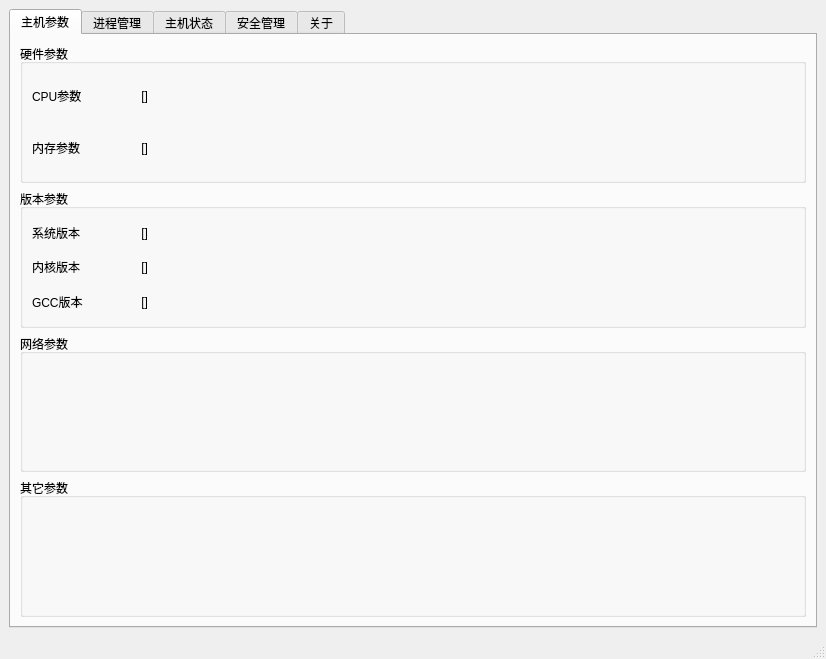
<?xml version="1.0" encoding="UTF-8"?>
<ui version="4.0">
 <class>LinuxSecOS</class>
 <widget class="QMainWindow" name="LinuxSecOS">
  <property name="geometry">
   <rect>
    <x>0</x>
    <y>0</y>
    <width>826</width>
    <height>659</height>
   </rect>
  </property>
  <property name="windowTitle">
   <string>LinuxSecOS</string>
  </property>
  <widget class="QWidget" name="centralwidget">
   <layout class="QGridLayout" name="gridLayout">
    <item row="0" column="0">
     <widget class="QTabWidget" name="tabWidget">
      <property name="currentIndex">
       <number>0</number>
      </property>
      <widget class="QWidget" name="tab_host">
       <attribute name="title">
        <string>主机参数</string>
       </attribute>
       <layout class="QGridLayout" name="gridLayout_2">
        <item row="2" column="0">
         <widget class="QGroupBox" name="gb_network">
          <property name="title">
           <string>网络参数</string>
          </property>
         </widget>
        </item>
        <item row="3" column="0">
         <widget class="QGroupBox" name="gb_others">
          <property name="title">
           <string>其它参数</string>
          </property>
         </widget>
        </item>
        <item row="1" column="0">
         <widget class="QGroupBox" name="gb_version">
          <property name="title">
           <string>版本参数</string>
          </property>
          <layout class="QGridLayout" name="gridLayout_9">
           <item row="0" column="0">
            <layout class="QVBoxLayout" name="verticalLayout_6">
             <item>
              <layout class="QHBoxLayout" name="horizontalLayout_4">
               <item>
                <widget class="QLabel" name="label_17">
                 <property name="maximumSize">
                  <size>
                   <width>100</width>
                   <height>16777215</height>
                  </size>
                 </property>
                 <property name="text">
                  <string>系统版本</string>
                 </property>
                </widget>
               </item>
               <item>
                <widget class="QLabel" name="label_os">
                 <property name="text">
                  <string> []</string>
                 </property>
                </widget>
               </item>
              </layout>
             </item>
             <item>
              <layout class="QHBoxLayout" name="horizontalLayout_6">
               <item>
                <widget class="QLabel" name="label_19">
                 <property name="maximumSize">
                  <size>
                   <width>100</width>
                   <height>16777215</height>
                  </size>
                 </property>
                 <property name="text">
                  <string>内核版本</string>
                 </property>
                </widget>
               </item>
               <item>
                <widget class="QLabel" name="label_kernel">
                 <property name="text">
                  <string> []</string>
                 </property>
                </widget>
               </item>
              </layout>
             </item>
             <item>
              <layout class="QHBoxLayout" name="horizontalLayout_12">
               <item>
                <widget class="QLabel" name="label_22">
                 <property name="maximumSize">
                  <size>
                   <width>100</width>
                   <height>16777215</height>
                  </size>
                 </property>
                 <property name="text">
                  <string>GCC版本</string>
                 </property>
                </widget>
               </item>
               <item>
                <widget class="QLabel" name="label_gcc">
                 <property name="text">
                  <string> []</string>
                 </property>
                </widget>
               </item>
              </layout>
             </item>
            </layout>
           </item>
          </layout>
         </widget>
        </item>
        <item row="0" column="0">
         <widget class="QGroupBox" name="gb_hardware">
          <property name="title">
           <string>硬件参数</string>
          </property>
          <layout class="QGridLayout" name="gridLayout_3">
           <item row="0" column="0">
            <layout class="QVBoxLayout" name="verticalLayout">
             <item>
              <layout class="QHBoxLayout" name="horizontalLayout_3">
               <item>
                <widget class="QLabel" name="label_cpu">
                 <property name="maximumSize">
                  <size>
                   <width>100</width>
                   <height>16777215</height>
                  </size>
                 </property>
                 <property name="text">
                  <string>CPU参数</string>
                 </property>
                </widget>
               </item>
               <item>
                <widget class="QLabel" name="label_cpu_info">
                 <property name="text">
                  <string> []</string>
                 </property>
                </widget>
               </item>
              </layout>
             </item>
             <item>
              <layout class="QHBoxLayout" name="horizontalLayout_5">
               <item>
                <widget class="QLabel" name="label_ram">
                 <property name="maximumSize">
                  <size>
                   <width>100</width>
                   <height>16777215</height>
                  </size>
                 </property>
                 <property name="text">
                  <string>内存参数</string>
                 </property>
                </widget>
               </item>
               <item>
                <widget class="QLabel" name="label_ram_info">
                 <property name="text">
                  <string> []</string>
                 </property>
                </widget>
               </item>
              </layout>
             </item>
            </layout>
           </item>
          </layout>
         </widget>
        </item>
       </layout>
      </widget>
      <widget class="QWidget" name="tab_process">
       <attribute name="title">
        <string>进程管理</string>
       </attribute>
       <layout class="QGridLayout" name="gridLayout_4">
        <item row="0" column="0">
         <widget class="QTableView" name="tableView"/>
        </item>
        <item row="1" column="0">
         <layout class="QHBoxLayout" name="horizontalLayout_7">
          <item>
           <spacer name="horizontalSpacer_5">
            <property name="orientation">
             <enum>Qt::Horizontal</enum>
            </property>
            <property name="sizeHint" stdset="0">
             <size>
              <width>40</width>
              <height>20</height>
             </size>
            </property>
           </spacer>
          </item>
          <item>
           <widget class="QLabel" name="label_pro_total">
            <property name="text">
             <string>总进程数  </string>
            </property>
           </widget>
          </item>
          <item>
           <widget class="QLabel" name="label_pro_total_num">
            <property name="text">
             <string>TextLabel</string>
            </property>
           </widget>
          </item>
          <item>
           <spacer name="horizontalSpacer">
            <property name="orientation">
             <enum>Qt::Horizontal</enum>
            </property>
            <property name="sizeHint" stdset="0">
             <size>
              <width>40</width>
              <height>20</height>
             </size>
            </property>
           </spacer>
          </item>
          <item>
           <widget class="QLabel" name="label_pro_alive">
            <property name="text">
             <string>活进程数  </string>
            </property>
           </widget>
          </item>
          <item>
           <widget class="QLabel" name="label_pro_alive_num">
            <property name="text">
             <string>TextLabel</string>
            </property>
           </widget>
          </item>
          <item>
           <spacer name="horizontalSpacer_6">
            <property name="orientation">
             <enum>Qt::Horizontal</enum>
            </property>
            <property name="sizeHint" stdset="0">
             <size>
              <width>40</width>
              <height>20</height>
             </size>
            </property>
           </spacer>
          </item>
          <item>
           <spacer name="horizontalSpacer_2">
            <property name="orientation">
             <enum>Qt::Horizontal</enum>
            </property>
            <property name="sizeHint" stdset="0">
             <size>
              <width>40</width>
              <height>20</height>
             </size>
            </property>
           </spacer>
          </item>
          <item>
           <widget class="QPushButton" name="pb_refresh">
            <property name="text">
             <string>刷新</string>
            </property>
           </widget>
          </item>
          <item>
           <spacer name="horizontalSpacer_3">
            <property name="orientation">
             <enum>Qt::Horizontal</enum>
            </property>
            <property name="sizeHint" stdset="0">
             <size>
              <width>40</width>
              <height>20</height>
             </size>
            </property>
           </spacer>
          </item>
          <item>
           <widget class="QPushButton" name="pb_kill">
            <property name="text">
             <string>终结进程</string>
            </property>
           </widget>
          </item>
          <item>
           <spacer name="horizontalSpacer_4">
            <property name="orientation">
             <enum>Qt::Horizontal</enum>
            </property>
            <property name="sizeHint" stdset="0">
             <size>
              <width>40</width>
              <height>20</height>
             </size>
            </property>
           </spacer>
          </item>
         </layout>
        </item>
       </layout>
      </widget>
      <widget class="QWidget" name="tab_status">
       <attribute name="title">
        <string>主机状态</string>
       </attribute>
       <layout class="QGridLayout" name="gridLayout_6">
        <item row="0" column="0">
         <layout class="QVBoxLayout" name="verticalLayout_3">
          <item>
           <widget class="QGroupBox" name="groupBox">
            <property name="title">
             <string>GroupBox</string>
            </property>
            <layout class="QGridLayout" name="gridLayout_7">
             <item row="0" column="0">
              <layout class="QVBoxLayout" name="verticalLayout_4">
               <item>
                <widget class="QWidget" name="widget" native="true"/>
               </item>
               <item>
                <layout class="QHBoxLayout" name="horizontalLayout">
                 <item>
                  <spacer name="horizontalSpacer_13">
                   <property name="orientation">
                    <enum>Qt::Horizontal</enum>
                   </property>
                   <property name="sizeHint" stdset="0">
                    <size>
                     <width>40</width>
                     <height>20</height>
                    </size>
                   </property>
                  </spacer>
                 </item>
                 <item>
                  <widget class="QLabel" name="label_13">
                   <property name="text">
                    <string>TextLabel</string>
                   </property>
                  </widget>
                 </item>
                 <item>
                  <widget class="QLabel" name="label_14">
                   <property name="text">
                    <string>TextLabel</string>
                   </property>
                  </widget>
                 </item>
                 <item>
                  <spacer name="horizontalSpacer_14">
                   <property name="orientation">
                    <enum>Qt::Horizontal</enum>
                   </property>
                   <property name="sizeHint" stdset="0">
                    <size>
                     <width>40</width>
                     <height>20</height>
                    </size>
                   </property>
                  </spacer>
                 </item>
                </layout>
               </item>
              </layout>
             </item>
            </layout>
           </widget>
          </item>
          <item>
           <widget class="QGroupBox" name="groupBox_2">
            <property name="title">
             <string>GroupBox</string>
            </property>
            <layout class="QGridLayout" name="gridLayout_8">
             <item row="0" column="0">
              <layout class="QVBoxLayout" name="verticalLayout_5">
               <item>
                <widget class="QWidget" name="widget_2" native="true"/>
               </item>
               <item>
                <layout class="QHBoxLayout" name="horizontalLayout_2">
                 <item>
                  <spacer name="horizontalSpacer_15">
                   <property name="orientation">
                    <enum>Qt::Horizontal</enum>
                   </property>
                   <property name="sizeHint" stdset="0">
                    <size>
                     <width>40</width>
                     <height>20</height>
                    </size>
                   </property>
                  </spacer>
                 </item>
                 <item>
                  <widget class="QLabel" name="label_15">
                   <property name="text">
                    <string>TextLabel</string>
                   </property>
                  </widget>
                 </item>
                 <item>
                  <widget class="QLabel" name="label_16">
                   <property name="text">
                    <string>TextLabel</string>
                   </property>
                  </widget>
                 </item>
                 <item>
                  <spacer name="horizontalSpacer_16">
                   <property name="orientation">
                    <enum>Qt::Horizontal</enum>
                   </property>
                   <property name="sizeHint" stdset="0">
                    <size>
                     <width>40</width>
                     <height>20</height>
                    </size>
                   </property>
                  </spacer>
                 </item>
                </layout>
               </item>
              </layout>
             </item>
            </layout>
           </widget>
          </item>
          <item>
           <widget class="QGroupBox" name="groupBox_3">
            <property name="title">
             <string>GroupBox</string>
            </property>
           </widget>
          </item>
          <item>
           <widget class="QGroupBox" name="groupBox_4">
            <property name="title">
             <string>GroupBox</string>
            </property>
           </widget>
          </item>
         </layout>
        </item>
       </layout>
      </widget>
      <widget class="QWidget" name="tab_security">
       <attribute name="title">
        <string>安全管理</string>
       </attribute>
      </widget>
      <widget class="QWidget" name="tab_about">
       <attribute name="title">
        <string>关于</string>
       </attribute>
       <layout class="QGridLayout" name="gridLayout_5">
        <item row="0" column="0">
         <layout class="QVBoxLayout" name="verticalLayout_2">
          <item>
           <spacer name="verticalSpacer">
            <property name="orientation">
             <enum>Qt::Vertical</enum>
            </property>
            <property name="sizeHint" stdset="0">
             <size>
              <width>20</width>
              <height>40</height>
             </size>
            </property>
           </spacer>
          </item>
          <item>
           <spacer name="verticalSpacer_6">
            <property name="orientation">
             <enum>Qt::Vertical</enum>
            </property>
            <property name="sizeHint" stdset="0">
             <size>
              <width>20</width>
              <height>40</height>
             </size>
            </property>
           </spacer>
          </item>
          <item>
           <layout class="QHBoxLayout" name="horizontalLayout_9">
            <item>
             <spacer name="horizontalSpacer_9">
              <property name="orientation">
               <enum>Qt::Horizontal</enum>
              </property>
              <property name="sizeHint" stdset="0">
               <size>
                <width>40</width>
                <height>20</height>
               </size>
              </property>
             </spacer>
            </item>
            <item>
             <layout class="QHBoxLayout" name="horizontalLayout_8">
              <item>
               <widget class="QLabel" name="label">
                <property name="minimumSize">
                 <size>
                  <width>80</width>
                  <height>0</height>
                 </size>
                </property>
                <property name="text">
                 <string>TextLabel</string>
                </property>
               </widget>
              </item>
              <item>
               <widget class="QLabel" name="label_2">
                <property name="text">
                 <string>LinuxSecOS</string>
                </property>
               </widget>
              </item>
             </layout>
            </item>
            <item>
             <spacer name="horizontalSpacer_10">
              <property name="orientation">
               <enum>Qt::Horizontal</enum>
              </property>
              <property name="sizeHint" stdset="0">
               <size>
                <width>40</width>
                <height>20</height>
               </size>
              </property>
             </spacer>
            </item>
           </layout>
          </item>
          <item>
           <spacer name="verticalSpacer_3">
            <property name="orientation">
             <enum>Qt::Vertical</enum>
            </property>
            <property name="sizeHint" stdset="0">
             <size>
              <width>20</width>
              <height>18</height>
             </size>
            </property>
           </spacer>
          </item>
          <item>
           <layout class="QHBoxLayout" name="horizontalLayout_11">
            <item>
             <spacer name="horizontalSpacer_11">
              <property name="orientation">
               <enum>Qt::Horizontal</enum>
              </property>
              <property name="sizeHint" stdset="0">
               <size>
                <width>40</width>
                <height>20</height>
               </size>
              </property>
             </spacer>
            </item>
            <item>
             <widget class="QLabel" name="label_11">
              <property name="text">
               <string>Version_1.0</string>
              </property>
             </widget>
            </item>
            <item>
             <spacer name="horizontalSpacer_12">
              <property name="orientation">
               <enum>Qt::Horizontal</enum>
              </property>
              <property name="sizeHint" stdset="0">
               <size>
                <width>40</width>
                <height>20</height>
               </size>
              </property>
             </spacer>
            </item>
           </layout>
          </item>
          <item>
           <spacer name="verticalSpacer_5">
            <property name="orientation">
             <enum>Qt::Vertical</enum>
            </property>
            <property name="sizeHint" stdset="0">
             <size>
              <width>20</width>
              <height>40</height>
             </size>
            </property>
           </spacer>
          </item>
          <item>
           <layout class="QHBoxLayout" name="horizontalLayout_10">
            <item>
             <spacer name="horizontalSpacer_7">
              <property name="orientation">
               <enum>Qt::Horizontal</enum>
              </property>
              <property name="sizeHint" stdset="0">
               <size>
                <width>40</width>
                <height>20</height>
               </size>
              </property>
             </spacer>
            </item>
            <item>
             <layout class="QFormLayout" name="formLayout">
              <item row="0" column="0">
               <widget class="QLabel" name="label_3">
                <property name="minimumSize">
                 <size>
                  <width>75</width>
                  <height>0</height>
                 </size>
                </property>
                <property name="text">
                 <string>作        者</string>
                </property>
               </widget>
              </item>
              <item row="0" column="1">
               <widget class="QLabel" name="label_7">
                <property name="text">
                 <string>NuFi4g</string>
                </property>
               </widget>
              </item>
              <item row="1" column="0">
               <widget class="QLabel" name="label_4">
                <property name="minimumSize">
                 <size>
                  <width>75</width>
                  <height>0</height>
                 </size>
                </property>
                <property name="text">
                 <string>联系方式</string>
                </property>
               </widget>
              </item>
              <item row="1" column="1">
               <widget class="QLabel" name="label_8">
                <property name="text">
                 <string>yunink@yunink.top</string>
                </property>
               </widget>
              </item>
              <item row="2" column="0">
               <widget class="QLabel" name="label_5">
                <property name="minimumSize">
                 <size>
                  <width>75</width>
                  <height>0</height>
                 </size>
                </property>
                <property name="text">
                 <string>更新时间</string>
                </property>
               </widget>
              </item>
              <item row="2" column="1">
               <widget class="QLabel" name="label_9">
                <property name="text">
                 <string>2021-03-02</string>
                </property>
               </widget>
              </item>
              <item row="3" column="0">
               <widget class="QLabel" name="label_6">
                <property name="minimumSize">
                 <size>
                  <width>75</width>
                  <height>0</height>
                 </size>
                </property>
                <property name="text">
                 <string>开发环境</string>
                </property>
               </widget>
              </item>
              <item row="3" column="1">
               <widget class="QLabel" name="label_10">
                <property name="text">
                 <string>Ubuntu 20.10(5.8.0-44-generic)</string>
                </property>
               </widget>
              </item>
              <item row="4" column="1">
               <widget class="QLabel" name="label_12">
                <property name="text">
                 <string>GCC-10.2.0</string>
                </property>
               </widget>
              </item>
             </layout>
            </item>
            <item>
             <spacer name="horizontalSpacer_8">
              <property name="orientation">
               <enum>Qt::Horizontal</enum>
              </property>
              <property name="sizeHint" stdset="0">
               <size>
                <width>40</width>
                <height>20</height>
               </size>
              </property>
             </spacer>
            </item>
           </layout>
          </item>
          <item>
           <spacer name="verticalSpacer_4">
            <property name="orientation">
             <enum>Qt::Vertical</enum>
            </property>
            <property name="sizeHint" stdset="0">
             <size>
              <width>20</width>
              <height>40</height>
             </size>
            </property>
           </spacer>
          </item>
          <item>
           <spacer name="verticalSpacer_7">
            <property name="orientation">
             <enum>Qt::Vertical</enum>
            </property>
            <property name="sizeHint" stdset="0">
             <size>
              <width>20</width>
              <height>40</height>
             </size>
            </property>
           </spacer>
          </item>
          <item>
           <spacer name="verticalSpacer_2">
            <property name="orientation">
             <enum>Qt::Vertical</enum>
            </property>
            <property name="sizeHint" stdset="0">
             <size>
              <width>20</width>
              <height>40</height>
             </size>
            </property>
           </spacer>
          </item>
         </layout>
        </item>
       </layout>
      </widget>
     </widget>
    </item>
   </layout>
  </widget>
  <widget class="QStatusBar" name="statusbar"/>
 </widget>
 <resources/>
 <connections/>
</ui>
